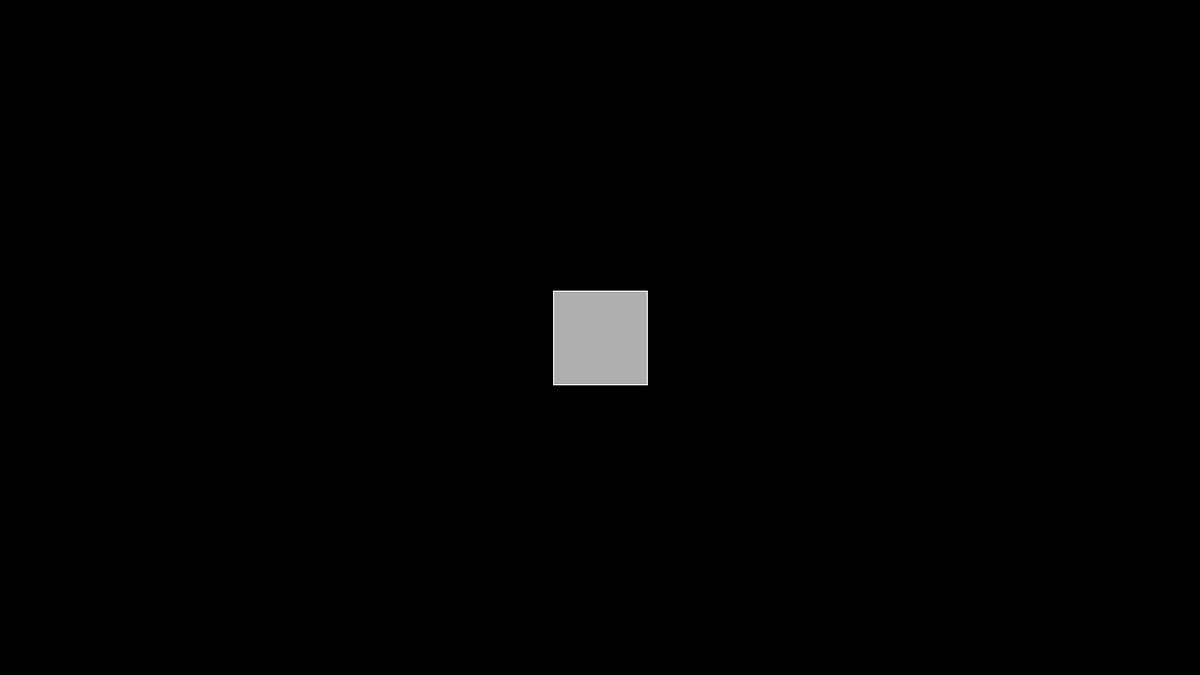
Frame 1 (no input)
Frame 60 (the mouse pressed at the canvas centre just before this capture): identical to frame 1, image omitted
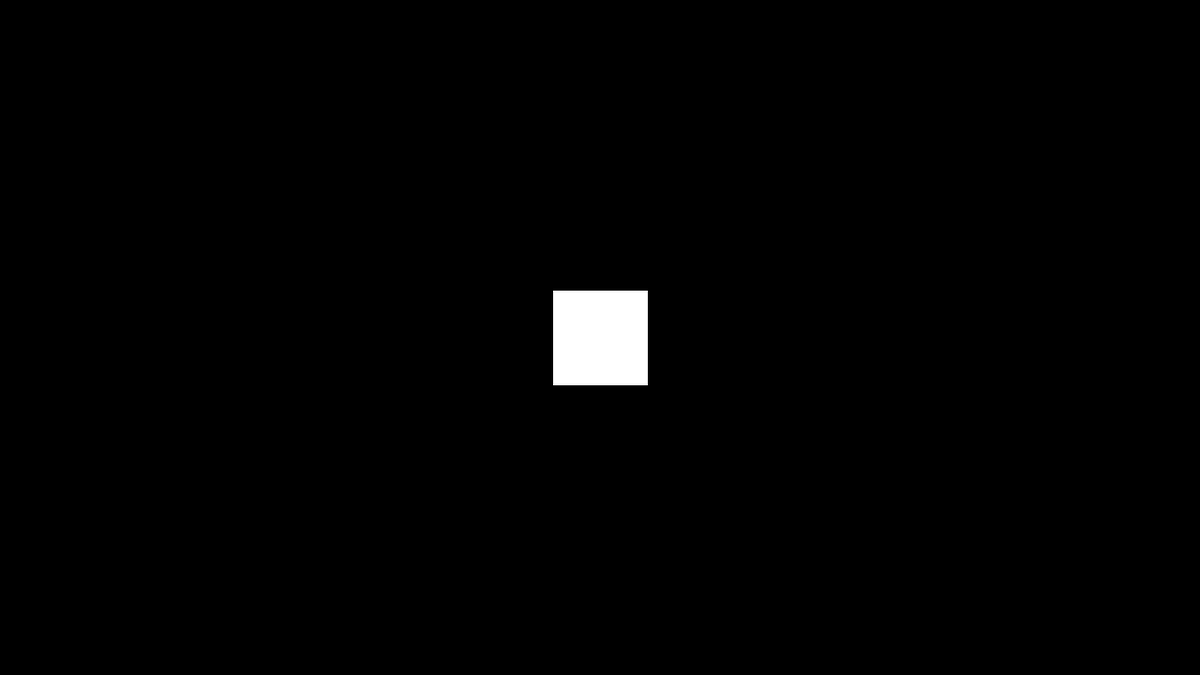
Frame 120 (the mouse held since frame 60 and released just before this capture)

The Processing sketch that drew these frames (run headless with seeded random() and noise(); from frame 60 on, the mouse is pressed at the canvas centre):

// Processing sketch: sketch_06_logical_ops
// ── sketch_06_logical_ops.pde
// LOGICAL OPERATORS

void setup() {
  size(1280, 720);
}

void draw() {
  background(0);
  stroke(255);
  fill(175);

  // check mouse_pos and light up square if inside
  if (mouseX > width / 2 - 50 && mouseX < width / 2 + 50) {
    if (mouseY > height / 2 - 50 && mouseY < height / 2 + 50) {
      fill(255);
    }
  } else {
    fill(175);
  }

  rectMode(CENTER);
  square(width / 2, height / 2, 100);
}
